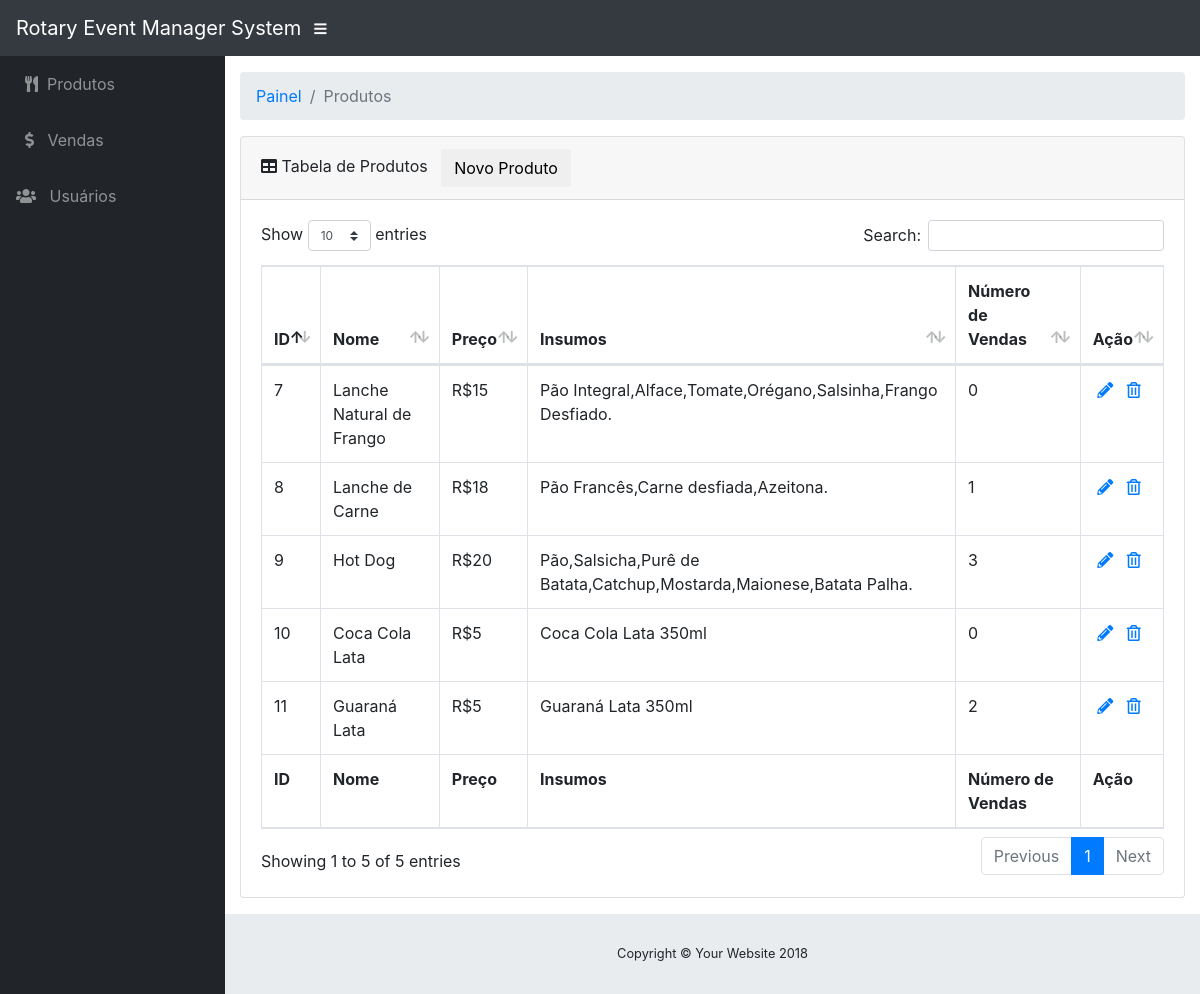
/admin/products.php, run on the app's committed database.
### tables this page shows
CREATE TABLE IF NOT EXISTS `products` (
  `product_id` int(3) NOT NULL AUTO_INCREMENT,
  `name` varchar(40) NOT NULL,
  `price` float NOT NULL,
  `inputs` varchar(200) NOT NULL,
  `sales_number` int(5) NOT NULL,
  `image_url` varchar(200) NOT NULL,
  PRIMARY KEY (`product_id`)
);

### admin/products.php (the view, shortened to what this page needs)
<?php
$db = new Conn();
$db_conn = $db->openConn();
$sql = "SELECT * FROM products";
?>
<!DOCTYPE html>
<html lang="br">
    <head>
<?php include 'includes/styles.php'; ?>
    </head>
    <body id="page-top">
<?php include 'includes/nav.php'; ?>
        <div id="wrapper">
<?php include 'includes/sidebar.php'; ?>
            <div id="content-wrapper">
                <div class="container-fluid">
                    <ol class="breadcrumb">
                        <li class="breadcrumb-item">
                            <a href="#">Painel</a>
                        </li>
                        <li class="breadcrumb-item active">Produtos</li>
                    </ol>
                    <div class="card mb-3">
                        <div class="card-header">
                            <i class="fas fa-table"></i>
                            Tabela de Produtos &nbsp; <button class="btn"onclick="location.href = 'edit.php?action=create'">Novo Produto</button></div>
                        <div class="card-body">
                            <div class="table-responsive">
                                <table class="table table-bordered" id="dataTable" width="100%" cellspacing="0">
                                    <thead>
                                        <tr>
                                            <th>ID</th>
                                            <th>Nome</th>
                                            <th>Preço</th>
                                            <th>Insumos</th>
                                            <th>Número de Vendas</th>
                                            <th>Ação</th>
                                        </tr>
                                    </thead>
                                    <tfoot>
                                        <tr>
                                            <th>ID</th>
                                            <th>Nome</th>
                                            <th>Preço</th>
                                            <th>Insumos</th>
                                            <th>Número de Vendas</th>
                                            <th>Ação</th>
                                        </tr>
                                    </tfoot>
                                    <tbody>
<?php foreach ($db_conn->query($sql) as $row) { ?>
                                            <tr>
                                                <td><?php echo $row['product_id']; ?></td>
                                                <td><?php echo $row['name']; ?></td>
                                                <td>R$<?php echo $row['price']; ?></td>
                                                <td><?php echo $row['inputs']; ?></td>
                                                <td><?php echo $row['sales_number']; ?></td>
                                                <td> &nbsp;<a href="edit.php?action=edit&product_id=<?php echo $row['product_id']; ?>"><i class="fas fa-pencil-alt"></i></a> &nbsp; <a href="edit.php?action=delete&product_id=<?php echo $row['product_id']; ?>"><i class="far fa-trash-alt"></i></a></td>
                                            </tr>
<?php } ?>
                                    </tbody>
                                </table>
                            </div>
                        </div>
                    </div>
                </div>
<?php include 'includes/footer.php'; ?>
            </div>
        </div>
    </body>
</html>

### admin/css/sb-admin.css (style rules this page uses)
html { position: relative; min-height: 100%; }
body { height: 100%; }
#wrapper { display: -webkit-box; display: -ms-flexbox; display: flex; }
#wrapper #content-wrapper { overflow-x: hidden; width: 100%; padding-top: 1rem; padding-bottom: 80px; }
:root { --input-padding-x: 0.75rem; --input-padding-y: 0.75rem; }

### data on the page
products: product_id "9", name "Hot Dog", price "20", inputs "Pão,Salsicha,Purê de Batata,Catchup,Mostarda,Maionese,Batata Palha.", sales_number "3"
products: product_id "8", name "Lanche de Carne", price "18", inputs "Pão Francês,Carne desfiada,Azeitona.", sales_number "1"
products: product_id "7", name "Lanche Natural de Frango", price "15", inputs "Pão Integral,Alface,Tomate,Orégano,Salsinha,Frango Desfiado.", sales_number "0"
products: product_id "10", name "Coca Cola Lata", price "5", inputs "Coca Cola Lata 350ml", sales_number "0"
products: product_id "11", name "Guaraná Lata", price "5", inputs "Guaraná Lata 350ml", sales_number "2"
